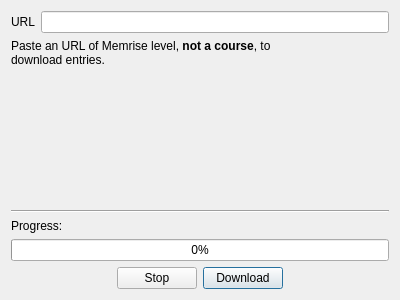
<?xml version="1.0" encoding="UTF-8"?>
<ui version="4.0">
 <class>MemriseDialog</class>
 <widget class="QDialog" name="MemriseDialog">
  <property name="geometry">
   <rect>
    <x>0</x>
    <y>0</y>
    <width>400</width>
    <height>300</height>
   </rect>
  </property>
  <property name="windowTitle">
   <string>Download Memrise</string>
  </property>
  <layout class="QVBoxLayout" name="verticalLayout">
   <item>
    <layout class="QHBoxLayout" name="horizontalLayout">
     <item>
      <widget class="QLabel" name="label">
       <property name="text">
        <string>URL</string>
       </property>
      </widget>
     </item>
     <item>
      <widget class="QLineEdit" name="urlEdit"/>
     </item>
    </layout>
   </item>
   <item>
    <widget class="QLabel" name="label_2">
     <property name="text">
      <string>&lt;html&gt;&lt;head/&gt;&lt;body&gt;&lt;p&gt;Paste an URL of Memrise level, &lt;b&gt;not a course&lt;/b&gt;, to &lt;br&gt;download entries.&lt;/p&gt;&lt;/body&gt;&lt;/html&gt;</string>
     </property>
    </widget>
   </item>
   <item>
    <spacer name="verticalSpacer">
     <property name="orientation">
      <enum>Qt::Vertical</enum>
     </property>
     <property name="sizeHint" stdset="0">
      <size>
       <width>20</width>
       <height>40</height>
      </size>
     </property>
    </spacer>
   </item>
   <item>
    <widget class="Line" name="line">
     <property name="orientation">
      <enum>Qt::Horizontal</enum>
     </property>
    </widget>
   </item>
   <item>
    <layout class="QHBoxLayout" name="horizontalLayout_3">
     <item>
      <widget class="QLabel" name="label_3">
       <property name="text">
        <string>Progress:</string>
       </property>
      </widget>
     </item>
     <item>
      <widget class="QLabel" name="pgMsg">
       <property name="sizePolicy">
        <sizepolicy hsizetype="MinimumExpanding" vsizetype="Preferred">
         <horstretch>0</horstretch>
         <verstretch>0</verstretch>
        </sizepolicy>
       </property>
       <property name="text">
        <string/>
       </property>
      </widget>
     </item>
    </layout>
   </item>
   <item>
    <widget class="QProgressBar" name="progressBar">
     <property name="value">
      <number>0</number>
     </property>
    </widget>
   </item>
   <item>
    <layout class="QHBoxLayout" name="horizontalLayout_4">
     <item>
      <spacer name="horizontalSpacer">
       <property name="orientation">
        <enum>Qt::Horizontal</enum>
       </property>
       <property name="sizeHint" stdset="0">
        <size>
         <width>40</width>
         <height>20</height>
        </size>
       </property>
      </spacer>
     </item>
     <item>
      <widget class="QPushButton" name="stopBtn">
       <property name="text">
        <string>Stop</string>
       </property>
      </widget>
     </item>
     <item>
      <widget class="QPushButton" name="dlBtn">
       <property name="text">
        <string>Download</string>
       </property>
       <property name="default">
        <bool>true</bool>
       </property>
      </widget>
     </item>
     <item>
      <spacer name="horizontalSpacer_2">
       <property name="orientation">
        <enum>Qt::Horizontal</enum>
       </property>
       <property name="sizeHint" stdset="0">
        <size>
         <width>40</width>
         <height>20</height>
        </size>
       </property>
      </spacer>
     </item>
    </layout>
   </item>
  </layout>
 </widget>
 <resources/>
 <connections/>
</ui>
